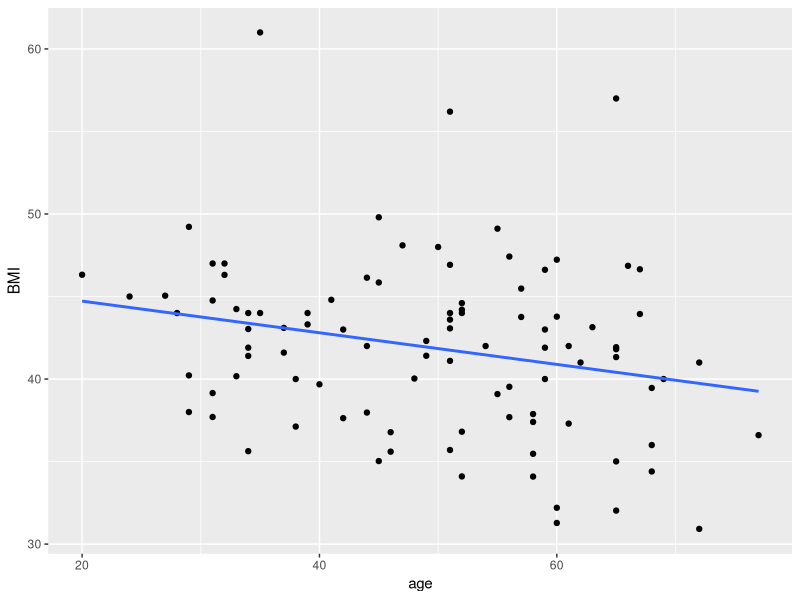
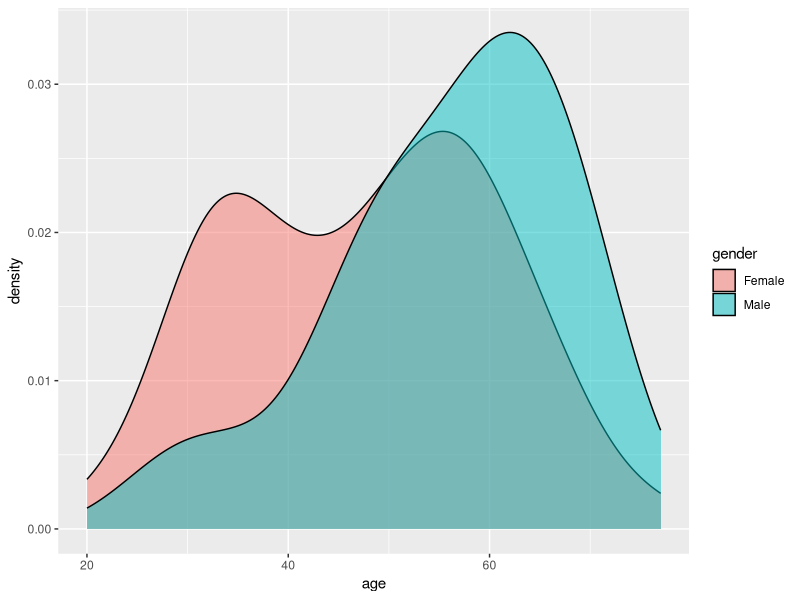
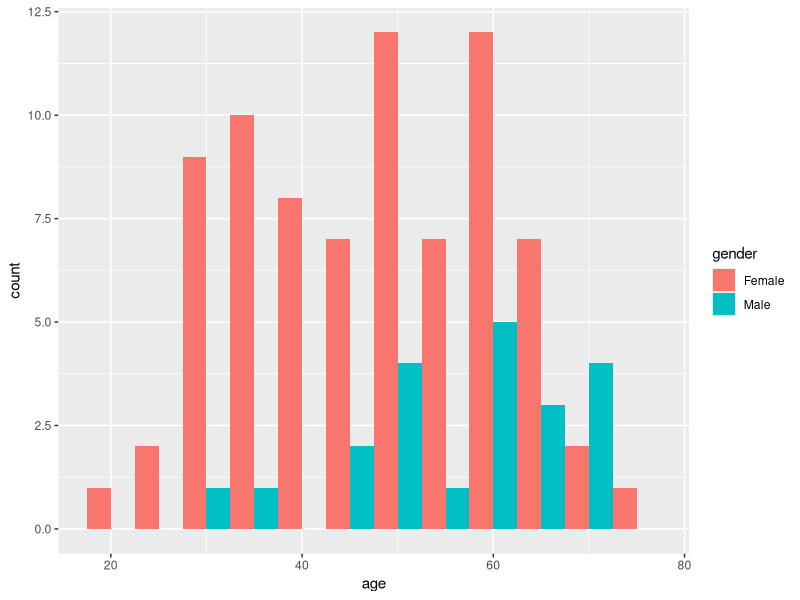
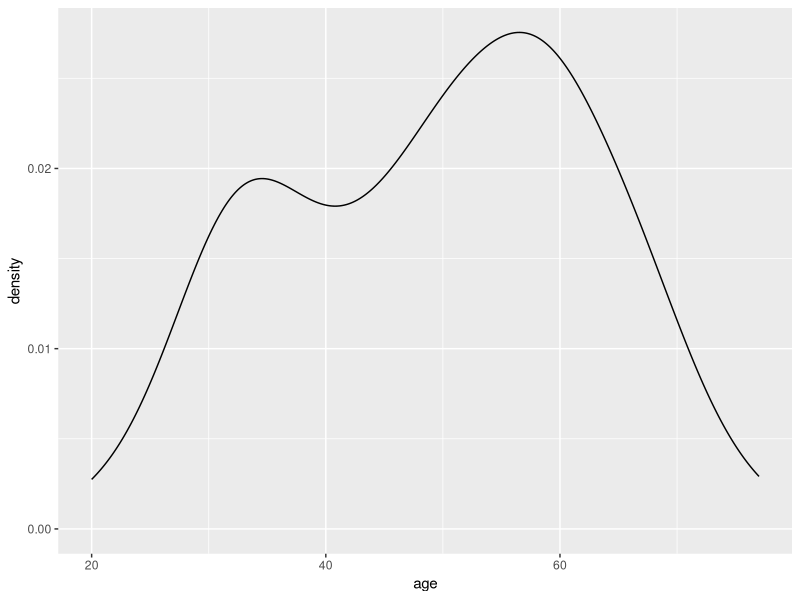
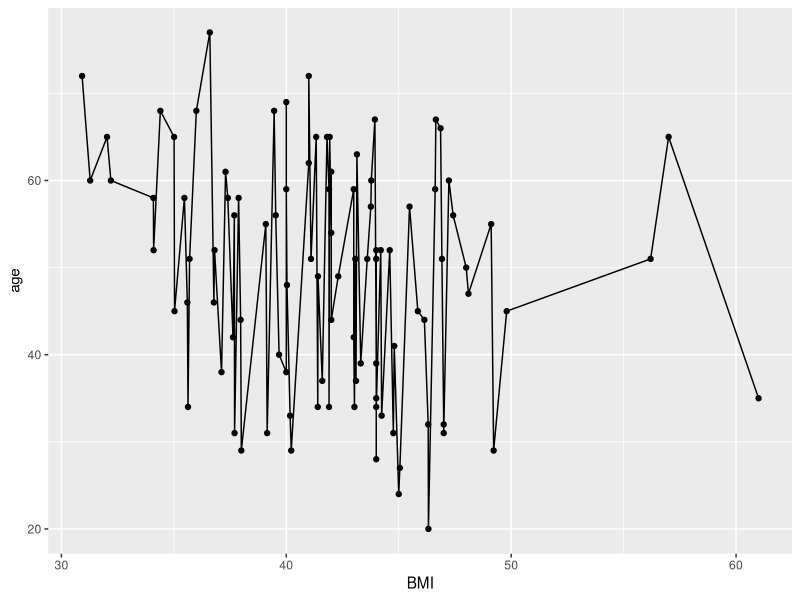
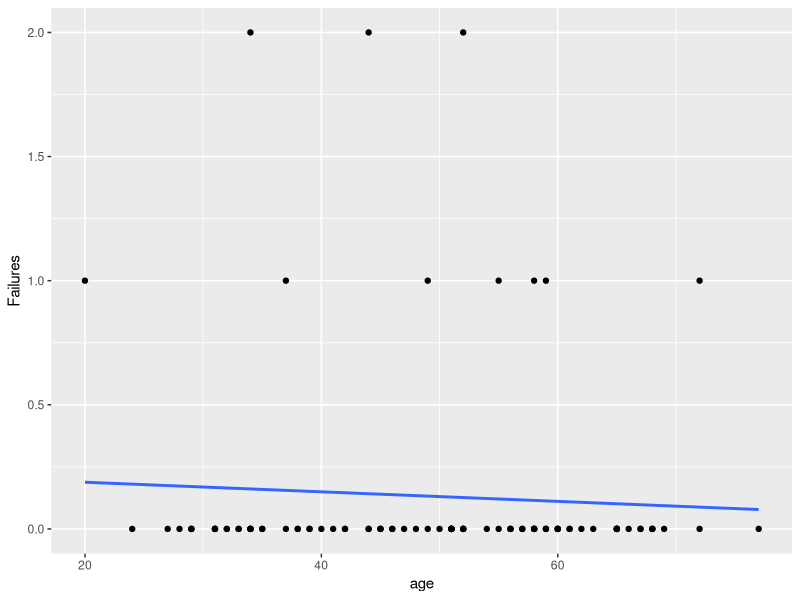
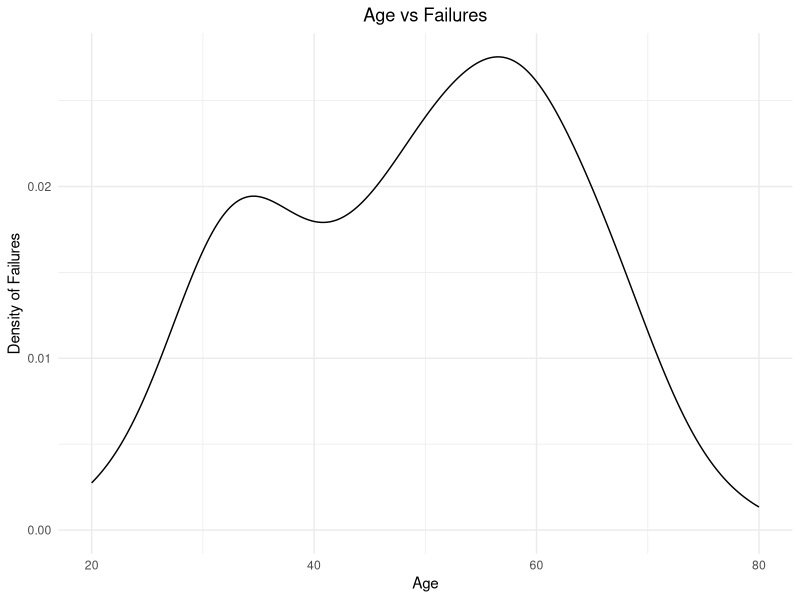
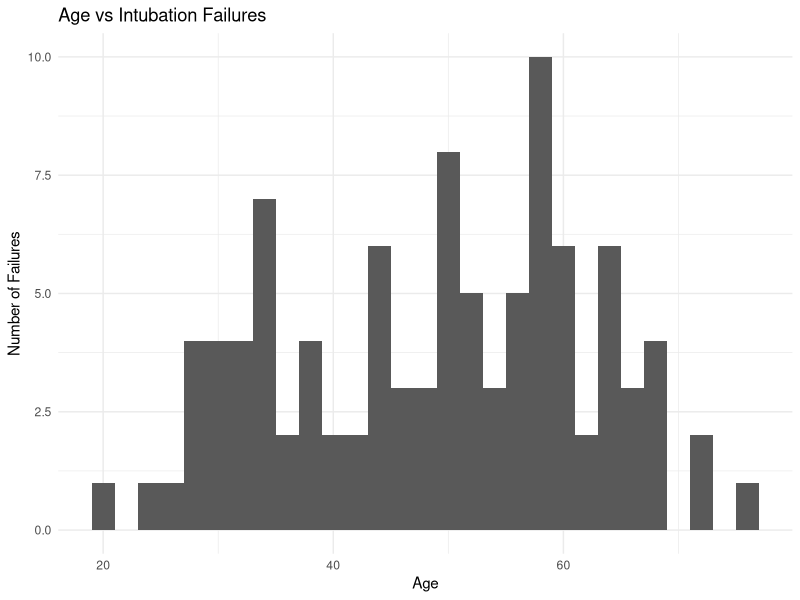

Write R code to recreate these figures, in order.
## ---- chunk 1
library(tidyverse)
library(here)

here()
data <- read_delim(here("Data", "exam_data.txt")) #Assigning the dataset to an object "data".
data

## ---- chunk 2
tidy_data <- data %>% rename(BMI = "BMI kg/m2", # Renaming columns 
                Attempts = "# attempts",
                Failures = "# failures") %>% 
  distinct() %>% # Removing duplicates
  pivot_wider(names_from = difficulties_intubating_feature, 
              values_from = difficulties_intubating_value) %>% 
  # Creating three new columns by pivoting wider 
  separate(col = last_method_S_F,
           into = c("last_method", "last_method_S_F"),
           sep = "_") %>% # Splitting the last_method_S_F column into two different columns
  mutate(last_method_S_F = as.double(last_method_S_F),
         last_method = as.double(last_method)) #Converting these two columns to numeric columns as they were turned into character columns when splitting them
  
## ---- chunk 3
data2 <- tidy_data %>% select(-c(month, year)) # Removing the columns month and year 
 
## ---- chunk 4
ad_df <- read_delim(here("Data", "exam_data_join.txt")) # Importing the additional dataset and assigning it to an object
## ---- chunk 5
joined_df <- data2 %>% 
  left_join(ad_df, by = "id") %>%  # Deciding to join the original dataframe to the ad_df by the column "id" as this is present in both datasets
  distinct() %>% # Removing duplicates
 mutate(gender = if_else(gender == 0, "Female", "Male"), # Could also have used the function case_when like this: mutate(gender =case_when(gender == "0" ~ "Female", gender == "1" ~ "Male"))
        Mallampati_asa = (asa*Mallampati), # Adding a column multiplicating the columns asa and Mallampati ) # Changing the column gender to character observations
        Ease_quartile = cut(ease, breaks = 4), # Creating a new column with quartile-values for the ease-column 
        Method_check = if_else(last_method == Randomization, "True", "False")) %>%  # Creating a new column that checks whether the column "last method" contains the same values as the column "Randomization) 

  select(id, gender, age, everything()) %>%  #Changing the order of the columns so that id, gender and age is at the beginning of the dataset. 
  arrange(id) #%>%  # The id's in our dataset are already in increasing order

## ---- chunk 6
joined_df %>% summarise(across(everything(), ~sum(is.na(.)))) # There are 2 missing values for BMI,  1 for sore_throat, 1 for mallampati and 1 for mallampati_asa
## ---- chunk 7
joined_df %>% 
  group_by(gender) %>% 
  summarise(
    min_total_intubation_time = min(total_intubation_time, na.rm = T),  #It is possible to use na.rm = T instead of writing TRUE (it does the same)
    max_total_intubation_time = max(total_intubation_time, na.rm = T),
    mean_total_intubation_time = mean(total_intubation_time, na.rm = T),
    sd_total_intubation_time = sd(total_intubation_time, na.rm = T))
## ---- chunk 8
joined_df %>% 
  group_by(gender) %>% 
  filter(BMI <= 40) %>% 
   summarise(
    min_total_intubation_time = min(total_intubation_time, na.rm = T),
    max_total_intubation_time = max(total_intubation_time, na.rm = T),
    mean_total_intubation_time = mean(total_intubation_time, na.rm = T),
    sd_total_intubation_time = sd(total_intubation_time, na.rm = T))
## ---- chunk 9
joined_df %>% 
  group_by(Randomization) %>% 
  filter(gender == "Female") %>% 
   summarise(
    min_total_intubation_time = min(total_intubation_time, na.rm = T),
    max_total_intubation_time = max(total_intubation_time, na.rm = T),
    mean_total_intubation_time = mean(total_intubation_time, na.rm = T),
    sd_total_intubation_time = sd(total_intubation_time, na.rm = T))
## ---- chunk 10
joined_df %>% 
  group_by(Attempts) %>% 
  filter(age > 45) %>% 
   summarise(
    min_total_intubation_time = min(total_intubation_time, na.rm = T),
    max_total_intubation_time = max(total_intubation_time, na.rm = T),
    mean_total_intubation_time = mean(total_intubation_time, na.rm = T),
    sd_total_intubation_time = sd(total_intubation_time, na.rm = T))
## ---- chunk 11
joined_df %>% 
  group_by(Failures) %>% 
  filter(Mallampati >= 2) %>% 
   summarise(
    min_total_intubation_time = min(total_intubation_time, na.rm = T),
    max_total_intubation_time = max(total_intubation_time, na.rm = T),
    mean_total_intubation_time = mean(total_intubation_time, na.rm = T),
    sd_total_intubation_time = sd(total_intubation_time, na.rm = T))
## ---- chunk 12
CC_table <- joined_df %>%
  count(gender, Attempts)
## ---- chunk 13

#Checking if age distribution depends on gender:
joined_df %>% 
  ggplot(aes(x = age, y = BMI)) + geom_point() + geom_smooth(method = "lm", se = F) # Checking if age and BMI have a linear relationship by adding geom_smooth (adds a regression line) to a scatterplot.

joined_df %>% ggplot(aes(x = age, fill = gender)) + geom_density(alpha = 0.5)   # Density plot of the age distribution depending on gender I LIKE THIS THE BEST FOR AGE AND GENDER. also recommend writing the plots like this as opposed to the other way of writing it (like below)

ggplot(joined_df, aes(x = age, fill = gender)) +
  geom_histogram(binwidth = 5, position = "dodge") # Histogram of age depending on gender

ggplot(joined_df, aes(x = age, fill = BMI)) +
  geom_density(alpha = 0.5) 

ggplot(joined_df, aes(x = BMI, y = age)) +
  geom_point() + geom_line()
## ---- chunk 14
#checking Does number of failures depend on age?
joined_df %>% 
  ggplot(aes(x = age, y = Failures)) + geom_point() + geom_smooth(method = "lm", se = F) # does not look good at all, unless find a way to exclude 0 values
joined_df %>% ggplot(aes(x = age, fill = Failures)) + geom_density(alpha = 0.5)+theme_minimal()+labs(title = "Age vs Failures")+ylab("Density of Failures")+theme(plot.title = element_text(hjust =0.5 ))+scale_x_continuous(name = "Age",limits = c(20,80))
#ok looks a little bit like something
#ggsave(here("processed_data","Age_v_Failure_density"))
ggplot(joined_df, aes(x = age, fill = Failures)) +
  geom_histogram(binwidth = 2, position = "stack")+theme_minimal()+ labs(title ="Age vs Intubation Failures")+ xlab("Age") + ylab("Number of Failures")

ggplot(joined_df, aes(x = age, fill = Failures)) +
  geom_histogram()

